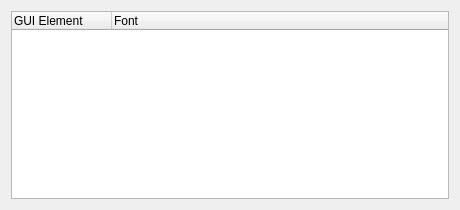
<?xml version="1.0" encoding="UTF-8"?>
<ui version="4.0">
 <class>PrefFontLayout</class>
 <widget class="QWidget" name="PrefFontLayout">
  <property name="geometry">
   <rect>
    <x>0</x>
    <y>0</y>
    <width>460</width>
    <height>210</height>
   </rect>
  </property>
  <property name="windowTitle">
   <string>Form4</string>
  </property>
  <layout class="QHBoxLayout">
   <item>
    <widget class="QTreeWidget" name="m_pList">
     <property name="rootIsDecorated">
      <bool>false</bool>
     </property>
     <column>
      <property name="text">
       <string>GUI Element</string>
      </property>
     </column>
     <column>
      <property name="text">
       <string>Font</string>
      </property>
     </column>
    </widget>
   </item>
  </layout>
 </widget>
 <layoutdefault spacing="6" margin="11"/>
 <pixmapfunction>qPixmapFromMimeSource</pixmapfunction>
 <resources/>
 <connections/>
</ui>
